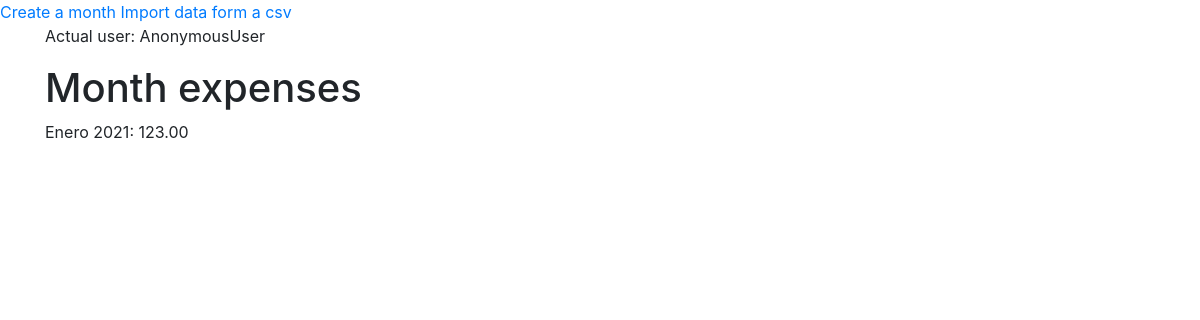
Page /months/Enero/2021/ on the committed database.
### month/models.py (models this page shows, shortened)
class Month (models.Model):
    months = [
        ('Enero', 'Enero'),
        ('Febrero', 'Febrero'),
        ('Marzo', 'Marzo'),
        ('Abril', 'Abril'),
        ('Mayo', 'Mayo'),
        ('Junio', 'Junio'),
        ('Julio', 'Julio'),
        ('Agosto', 'Agosto'),
        ('Septiembre', 'Septiembre'),
        ('Octubre', 'Octubre'),
        ('Noviembre', 'Noviembre'),
        ('Diciembre', 'Diciembre'),
    ]
    name = models.CharField(max_length=10, choices=months)
    year = models.IntegerField(null=False, validators=[MinValueValidator(1900), MaxValueValidator(3000)])
    expenses = models.DecimalField(max_digits=6, decimal_places=2)
    income = models.DecimalField(max_digits=6, decimal_places=2, null=True, blank=True)

### month/views.py (the view)
# urls.py: path('<str:month>/<int:year>/', views.month_detail, name='month'),
def month_detail(request, month, year):
    try:
        month = Month.objects.get(name=month, year=year)
        return render(request, 'month/month_detail.html', {'month': month})
    except Month.DoesNotExist:
        raise Http404(f'Month {month} of {year} not exist')

### month/templates/month/month_detail.html
{% extends 'month/base.html' %}
{% block app %}
<h1>Month expenses</h1>
<p>{{month.name}} {{month.year}}: {{month.expenses}}</p>
{%  endblock %}

### rows in the picture
Month: name "Enero", year "2021", expenses "123.00"

### other values in the picture
{{ request.user }} "AnonymousUser"
